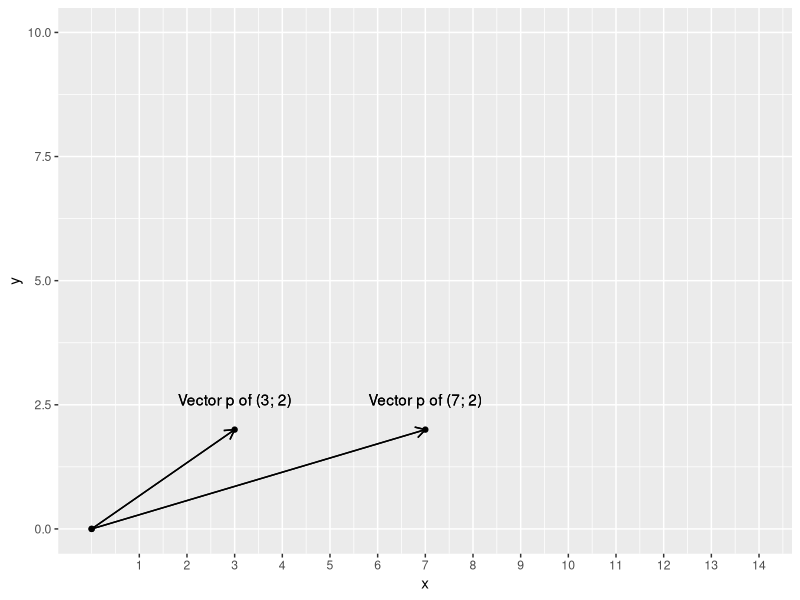
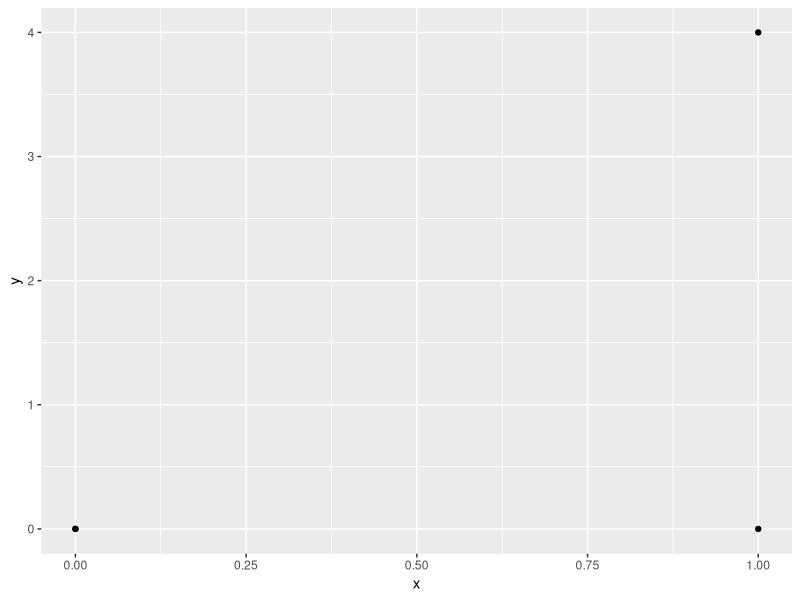
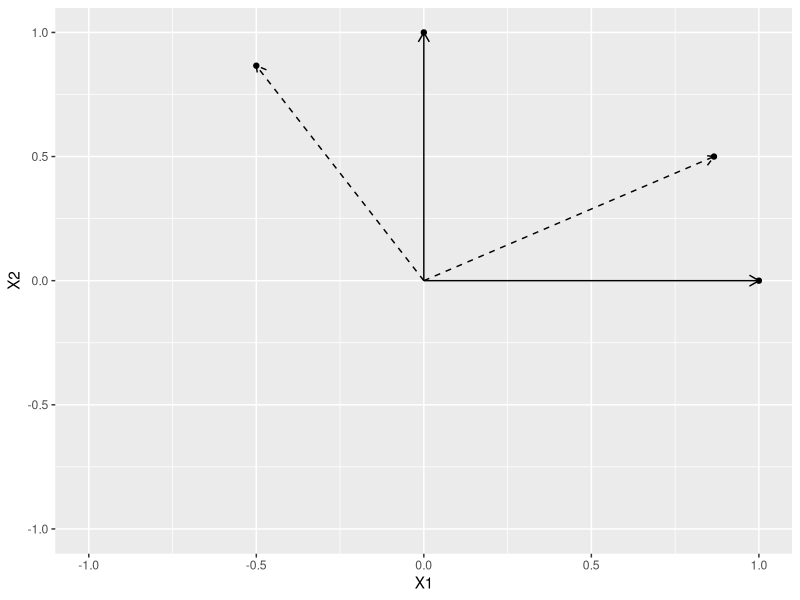

The R script that drew these images, in order:
library(tidyverse)

# matrix multiplication

A <- matrix(c(1, 2, 3, 4, 5, 6), byrow = TRUE, nrow = 2)
B <- matrix(c(1, 2, 3, 4, 5, 6), byrow = FALSE, ncol = 2)
C <- A %*% B
# check of calculation
C[1, 1] == A[1, 1] * B[1, 1] + A[1, 2] * B[2, 1] + A[1, 3] * B[3, 1]


# 2 X 3 * 3 X 7

A <- matrix(rnorm(6), byrow = TRUE, nrow = 2)
V <- matrix(rnorm(21), byrow = FALSE, ncol = 7)
R <- A %*% V
print(paste0("number of rows: ", nrow(R), "; number of columns: ", ncol(R)))


# 2 X 2 * 2 X 1

A <- matrix(rnorm(4), byrow = TRUE, nrow = 2)
V <- matrix(rnorm(2), byrow = FALSE, ncol = 1)
R <- A %*% V
print(paste0("number of rows: ", nrow(R), "; number of columns: ", ncol(R)))



# 1 X 9 * 9 X 1

A <- matrix(seq(1, 9, 1), byrow = TRUE, nrow = 1)
V <- matrix(seq(1, 9, 1), byrow = FALSE, ncol = 1)
R <- A %*% V
print(paste0("number of rows: ", nrow(R), "; number of columns: ", ncol(R)))




# 2 X 2 * 2 X 2

A <- matrix(c(3, 4, -1, 8), byrow = TRUE, nrow = 2)
V <- matrix(c(2, 3, -2, 7), byrow = FALSE, ncol = 2)
R <- A %*% V


# 3 X 3 * 3 X 2

A <- matrix(c(4, 3, 2, 1, -2, -4, -5, 8, 11), byrow = TRUE, nrow = 3)
V <- matrix(c(3, -2, 1, -7, 6, -2), byrow = FALSE, ncol = 2)
R <- A %*% V
print(paste0("number of rows: ", nrow(R), "; number of columns: ", ncol(R)))

# example for linear transformation
v <- c(3, 2)
M <- matrix(c(1, 2, 2, -2), byrow = TRUE, ncol = 2)

v %*% M

as_vector_plot <- function(v) {
  data <- data.frame(x = 0, y = 0)
  new_point <- data.frame(x = v[1], y = v[2])

  bind_rows(data, new_point)
}

as_product_plot <- function(v, M) {
  product <- v %*% M
  product_vec <- as.vector(product)
  as_vector_plot(product_vec)
}

ggplot() +
  geom_point(data = as_vector_plot(v), aes(x, y)) +
  geom_segment(data = as_vector_plot(v), aes(x = 0, y = 0, xend = max(x), yend = max(y)), arrow = arrow(length = unit(0.02, "npc"))) +
  geom_text(data = as_vector_plot(v), aes(x = max(x), y = max(y), label = paste0("Vector p of (", max(x), "; ", max(y), ")")), vjust = -2) +
  geom_point(data = as_product_plot(v, M), aes(x, y)) +
  geom_segment(data = as_product_plot(v, M), aes(x = 0, y = 0, xend = max(x), yend = max(y)), arrow = arrow(length = unit(0.02, "npc"))) +
  geom_text(data = as_product_plot(v, M), aes(x = max(x), y = max(y), label = paste0("Vector p of (", max(x), "; ", max(y), ")")), vjust = -2) +
  scale_x_continuous(breaks = seq(1, max(as_product_plot(v, M)[1]) * 5, 1), limits = c(0, max(as_product_plot(v, M)[1]) * 2)) +
  ylim(0, v[2] * 5)


# matrix transformations

x <- 4
y <- 2
v <- c(1, 0)
theta <- -30

shearing <- function(v, k) {
  x_shearing <- matrix(c(1, k, 0, 1), byrow = T, ncol = 2)
  vec <- v %*% x_shearing

  as.vector(vec)
}

ggplot() +
  geom_point(data = as_vector_plot(shearing(v, 4)), aes(x, y)) +
  geom_point(data = as_vector_plot(v), aes(x, y))


derive_basis_vectors <- function(v) {
  vec1 <- c(v[1], 0)
  vec2 <- c(0, v[2])
  matrix(c(vec1, vec2), byrow = TRUE, ncol = 2)
}

rotation <- function(v, theta) {
  theta <- theta * pi / 180
  v %*% matrix(c(cos(theta), (-1) * sin(theta), sin(theta), cos(theta)), byrow = TRUE, ncol = 2)
}


v <- c(1, 1)
original <- data.frame(matrix(unlist(derive_basis_vectors(v)), byrow = TRUE, ncol = 2))
rotated <- data.frame(rotation(derive_basis_vectors(v), theta))


ggplot() +
  geom_point(data = original, aes(X1, X2)) +
  geom_segment(data = original, aes(x = 0, y = 0, xend = X1, yend = X2), arrow = arrow(length = unit(0.02, "npc"))) +
  geom_point(data = rotated, aes(X1, X2)) +
  geom_segment(data = rotated, aes(x = 0, y = 0, xend = X1, yend = X2), linetype = "dashed", arrow = arrow(length = unit(0.02, "npc"))) +
  xlim(-1, 1) +
  ylim(-1, 1)

# conjugate transpose
Conj(t(rotation(v, theta)))

# cofactor matrix

M <- matrix(c(3, 4, -2, -2, -2, 1, 1, 1, -7), byrow = TRUE, nrow = 3)

get_cofactor <- function(M, i, j) {
  M_cof <- matrix(M[-i, -j], byrow = FALSE, nrow = nrow(M) - 1)

  if (sum(i, j) %% 2 == 0) {
    M_cof
  } else {
    M_cof * (-1)
  }
}

estimate_determinant <- function(M) {
  M[1, 1] * M[2, 2] - M[1, 2] * M[2, 1]
}

get_cofactor_matrix <- function(M, estimate = FALSE, adjoint = TRUE) {
  i <- seq(1, nrow(M))
  j <- seq(1, ncol(M))
  m <- matrix(rep(0, (nrow(M) - 1) * (ncol(M) - 1)), nrow = nrow(M) - 1, ncol = ncol(M) - 1)
  M_cof <- matrix(rep(list(m), length(M)), nrow = nrow(M))

  for (i_i in i) {
    for (j_i in j) {
      M_cof[i_i, j_i][[1]] <- get_cofactor(M, i_i, j_i)
    }
  }
  if (!estimate) {
    M_cof
  } else {
    M_est <- matrix(nrow = nrow(M), ncol = ncol(M))
    for (i_i in i) {
      for (j_i in j) {
        det <- estimate_determinant(M_cof[i_i, j_i][[1]])

        if (sum(i_i, j_i) %% 2 != 0) {
          det <- (-1) * det
        }

        M_est[i_i, j_i] <- det
      }
    }
    if (adjoint) {
      t(M_est)
    } else {
      M_est
    }
  }
}

get_cofactor_matrix(M, estimate = TRUE)



# get determinant

get_determinant <- function(M, reference_no = 1, reference_dim = "row") {
  if (reference_dim == "row") {
    reference <- M[reference_no, ]
    cofactor_matrix <- get_cofactor_matrix(M)[reference_no, ]
  } else if (reference_dim == "col") {
    reference <- M[, reference_no]
    cofactor_matrix <- get_cofactor_matrix(M)[, reference_no]
  } else {
    stop("Please supply either 'col' or 'row' as the reference dimension!")
  }
  det <- 0
  for (i in seq_along(reference)) {
    if (i %% 2 == 0) {
      reference[i] <- reference[i] * (-1)
    }
    det <- det + reference[i] * estimate_determinant(cofactor_matrix[i][[1]])
  }
  det
}

get_determinant(M)


get_inverse <- function(M) {
  det <- get_determinant(M)
  adjoint <- get_cofactor_matrix(M, estimate = TRUE, adjoint = TRUE)

  1 / det * adjoint
}

get_inverse(M)
# verification
M %*% get_cofactor_matrix(M, estimate = TRUE, adjoint = TRUE) * (1 / get_determinant(M))
